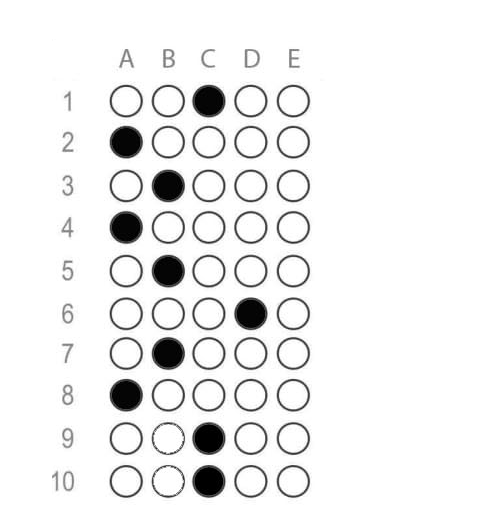
#> input picture imagens_renomeadas/Loyola-0b86i9.png, 502 x 507 px; its folder holds only this picture in this run
$ python corrigir_gabarito.py
#> lines starting #> are read from the running program, lines starting #| are printed output that depends on the picture; after the words box and inside, x2 and y2 are one past the last pixel; in counts of white or black regions, pixels touching at a corner belong together
import cv2
import numpy as np
import pandas as pd
import os

# === 1. Ler gabarito do arquivo ===
with open("gabarito.txt", "r") as arquivo:
#> (reads gabarito.txt from the repository)
    gabarito = [linha.strip().upper() for linha in arquivo.readlines()]

# === 2. Função para corrigir uma imagem ===
def corrigir_imagem(caminho_imagem, nome_arquivo):
#> called with caminho_imagem = 'imagens_renomeadas/Loyola-0b86i9.png', nome_arquivo = 'Loyola-0b86i9'
    imagem = cv2.imread(caminho_imagem)
#> imagem is the input picture: shape (507, 502, 3); min 0, max 255, mean 239.5

    if imagem is None:
        print(f"❌ Imagem não encontrada: {caminho_imagem}")
        return None

    imagem = cv2.resize(imagem, (600, 800))
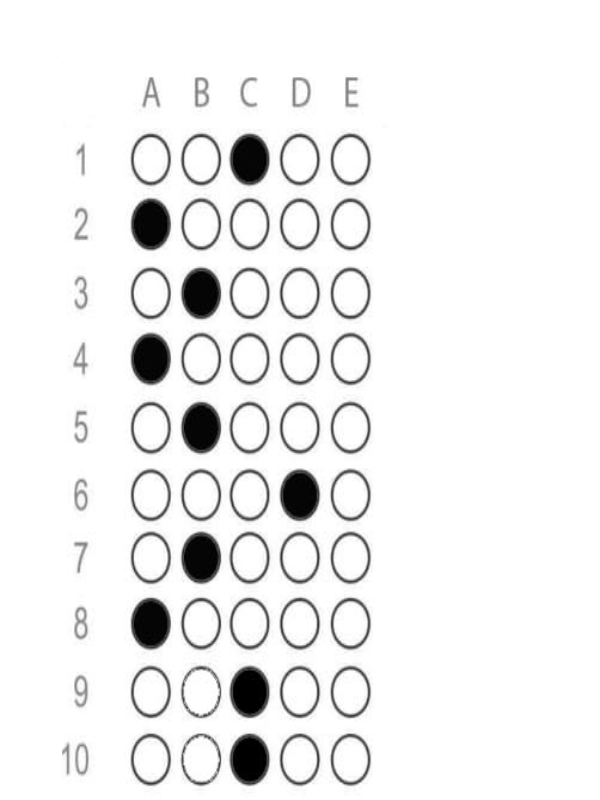
#> imagem: shape (800, 600, 3); min 0, max 255, mean 239.4
    cinza = cv2.cvtColor(imagem, cv2.COLOR_BGR2GRAY)
    blur = cv2.GaussianBlur(cinza, (5, 5), 0)
    _, binarizada = cv2.threshold(blur, 0, 255, cv2.THRESH_BINARY_INV + cv2.THRESH_OTSU)
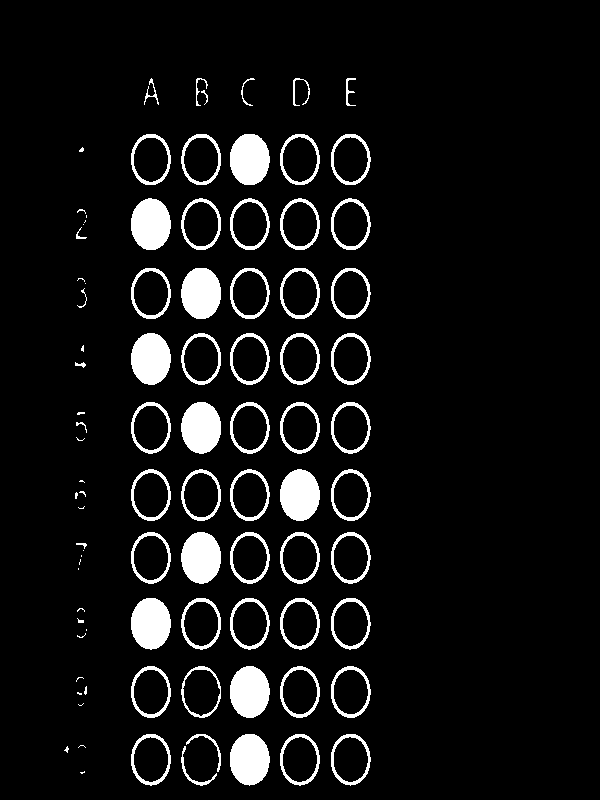
#> binarizada: shape (800, 600); 7.3% white; 91 white regions (28 under 20 px)

    contornos, _ = cv2.findContours(binarizada, cv2.RETR_EXTERNAL, cv2.CHAIN_APPROX_SIMPLE)
#> contornos = 91 contours, 34 with area under 20; largest, box (x1, y1, x2, y2) and area: (331, 333, 371, 385) 1573, (131, 198, 171, 250) 1572, (280, 333, 320, 385) 1570, (181, 598, 221, 650) 1570, (181, 402, 221, 454) 1570

    bolhas = []
    for c in contornos:
        area = cv2.contourArea(c)
        (x, y, w, h) = cv2.boundingRect(c)
        aspecto = w / float(h)
        if 0.5 <= aspecto <= 1.5 and 800 < area < 6000:
            bolhas.append((x, y, w, h))
#> this loop made 91 passes
#> (area, x, y, w, h, aspecto) on passes 2, 5, 6, 7, 8, 9, 14, 15, 16, 17, 18, 23: (115, 181, 746, 36, 40, 0.9), (1559, 331, 734, 40, 52, 0.769), (1565.5, 280, 734, 40, 52, 0.769), (1562.5, 230, 734, 40, 52, 0.769), (102.5, 186, 734, 35, 38, 0.921), (1567, 131, 734, 40, 52, 0.769), (1569, 331, 666, 40, 52, 0.769), (1565, 280, 666, 40, 52, 0.769), (1569, 230, 666, 40, 52, 0.769), (1551, 181, 666, 40, 52, 0.769), (1568, 131, 666, 40, 52, 0.769), (1561.5, 331, 598, 40, 52, 0.769)
#> after the loop, bolhas = 49 items, first 6: (331, 734, 40, 52), (280, 734, 40, 52), (230, 734, 40, 52), (131, 734, 40, 52), (331, 666, 40, 52), (280, 666, 40, 52)

    if len(bolhas) == 0:
        print(f"⚠️ Nenhuma bolha detectada em {nome_arquivo}")
        return None

    def ordenar_por_linhas(bolhas, colunas_por_linha=5):
#> called with colunas_por_linha = 5
        linhas_agrupadas = []
        bolhas = sorted(bolhas, key=lambda b: b[1])
#> bolhas = 49 items, first 6: (331, 134, 40, 51), (280, 134, 40, 51), (230, 134, 40, 51), (181, 134, 40, 51), (131, 134, 40, 51), (331, 198, 40, 52)
        for i in range(0, len(bolhas), colunas_por_linha):
            linha = sorted(bolhas[i:i+colunas_por_linha], key=lambda b: b[0])
            linhas_agrupadas.extend(linha)
#> this loop made 10 passes
#> i on passes 2 to 10: 5, 10, 15, 20, 25, 30, 35, 40, 45
#> after the loop, linhas_agrupadas = 49 items, first 6: (131, 134, 40, 51), (181, 134, 40, 51), (230, 134, 40, 51), (280, 134, 40, 51), (331, 134, 40, 51), (131, 198, 40, 52)
        return linhas_agrupadas

    bolhas = ordenar_por_linhas(bolhas)
#> bolhas has the same summary as linhas_agrupadas in ordenar_por_linhas

    respostas = []
    for i in range(0, len(bolhas), 5):
        grupo = bolhas[i:i+5]
        preenchimentos = []
        for (x, y, w, h) in grupo:
            roi = binarizada[y:y+h, x:x+w]
            preenchido = cv2.countNonZero(roi) / (w * h)
            preenchimentos.append(preenchido)

        indice_marcado = np.argmax(preenchimentos)
        alternativa = ["A", "B", "C", "D", "E"][indice_marcado]
        respostas.append(alternativa)
#> this loop made 10 passes
#> (i, indice_marcado, alternativa) on passes 2 to 10: (5, 0, 'A'), (10, 1, 'B'), (15, 0, 'A'), (20, 1, 'B'), (25, 3, 'D'), (30, 1, 'B'), (35, 0, 'A'), (40, 2, 'C'), (45, 1, 'B')
#> (indice_marcado, alternativa) on pass 1: (2, 'C')
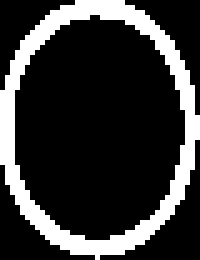
#> roi: shape (52, 40) (shown 5 times larger); 21% white; 1 white region, box (x1, y1, x2, y2) and area: (0, 0, 40, 52) 437
#> after the loop, respostas = ['C', 'A', 'B', 'A', 'B', 'D', 'B', 'A', 'C', 'B']

    acertos = sum([1 for r, g in zip(respostas, gabarito) if r == g])
#> acertos = 10
    nota_percentual = round((acertos / len(gabarito)) * 100)
#> nota_percentual = 100

    print(f"✅ {nome_arquivo}: {acertos}/{len(gabarito)} ({nota_percentual}%)")
#| ✅ Loyola-0b86i9: 10/10 (100%)

    return {
        "Aluno_ID": nome_arquivo,
        **{f"Q{i+1}": r for i, r in enumerate(respostas)},
        "Acertos": acertos,
        "Nota (%)": nota_percentual
    }

# === 3. Processar todas as imagens ===
pasta = "imagens_renomeadas"
resultados = []

for arquivo in os.listdir(pasta):
    if arquivo.lower().endswith((".png", ".jpg", ".jpeg")):
        caminho = os.path.join(pasta, arquivo)
        nome_aluno = os.path.splitext(arquivo)[0]
        resultado = corrigir_imagem(caminho, nome_aluno)
#> resultado = 13 items
        if resultado:
            resultados.append(resultado)

# === 4. Salvar planilha ===
if resultados:
    df = pd.DataFrame(resultados)
#> df = table of 1 rows and 13 columns
    df.to_excel("resultados_gerais.xlsx", index=False)
    print("📄 Resultados salvos em resultados_gerais.xlsx")
else:
    print("⚠️ Nenhum resultado foi salvo.")
